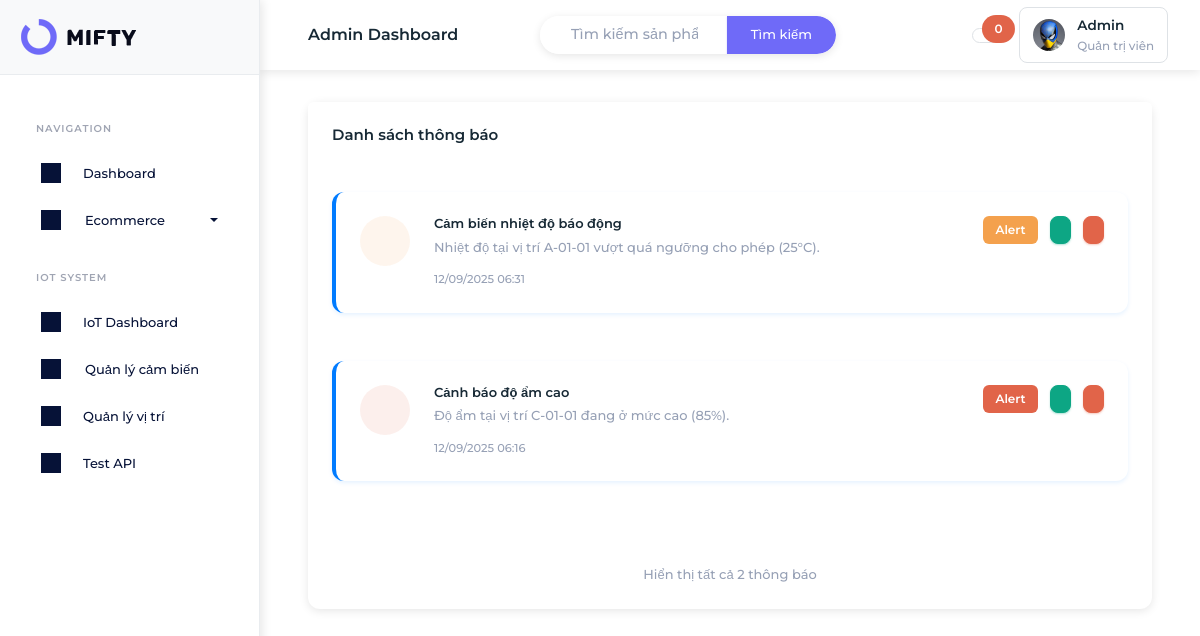
/admin/notifications/index.php?type=alert, run on the app's committed database.
### tables this page shows
CREATE TABLE IF NOT EXISTS notifications (
    id INT AUTO_INCREMENT PRIMARY KEY,
    title VARCHAR(255) NOT NULL,
    message TEXT NOT NULL,
    type ENUM('product', 'sensor', 'system', 'alert') DEFAULT 'system',
    icon VARCHAR(100) DEFAULT 'iconoir-bell',
    icon_color VARCHAR(50) DEFAULT 'primary',
    is_read BOOLEAN DEFAULT FALSE,
    related_id INT DEFAULT NULL COMMENT 'ID của sản phẩm, cảm biến hoặc entity liên quan',
    related_type VARCHAR(50) DEFAULT NULL COMMENT 'Loại entity liên quan: product, sensor, category',
    created_at TIMESTAMP DEFAULT CURRENT_TIMESTAMP,
    updated_at TIMESTAMP DEFAULT CURRENT_TIMESTAMP ON UPDATE CURRENT_TIMESTAMP
);

### admin/notifications/index.php (the view, shortened to what this page needs)
<?php
try {
    $database = new Database();
    $pdo = $database->getConnection();
    $page = isset($_GET['page']) ? (int)$_GET['page'] : 1;
    $limit = 6;
    $offset = ($page - 1) * $limit;
    $type_filter = isset($_GET['type']) ? $_GET['type'] : '';
    $status_filter = isset($_GET['status']) ? $_GET['status'] : '';
    $where_conditions = [];
    $params = [];
    if (!empty($type_filter)) {
        $where_conditions[] = "type = ?";
        $params[] = $type_filter;
    }
    $where_clause = !empty($where_conditions) ? "WHERE " . implode(" AND ", $where_conditions) : "";
    $count_sql = "SELECT COUNT(*) as total FROM notifications $where_clause";
    $count_stmt = $pdo->prepare($count_sql);
    $count_stmt->execute($params);
    $total_notifications = $count_stmt->fetch()['total'];
    $total_pages = ceil($total_notifications / $limit);
    $sql = "SELECT * FROM notifications $where_clause ORDER BY created_at DESC LIMIT " . (int)$limit . " OFFSET " . (int)$offset;
    $stmt = $pdo->prepare($sql);
    $stmt->execute($params);
    $notifications = $stmt->fetchAll(PDO::FETCH_ASSOC);
} catch(Exception $e) {
    $error = "Lỗi kết nối database: " . $e->getMessage();
    $notifications = [];
    $stats = ['total' => 0, 'unread' => 0, 'product' => 0, 'sensor' => 0, 'system' => 0, 'alert' => 0];
}
?>
<!DOCTYPE html>
<html lang="vi" dir="ltr" data-startbar="light" data-bs-theme="light">
<head>
    <link href="../../assets/css/bootstrap.min.css" rel="stylesheet" type="text/css" />
    <link href="../../assets/css/icons.min.css" rel="stylesheet" type="text/css" />
    <link href="../../assets/css/app.min.css" rel="stylesheet" type="text/css" />
    <link href="../../assets/css/font-consistency.css" rel="stylesheet" type="text/css" />
    <link href="../partials/layout.css" rel="stylesheet" type="text/css" />
</head>
<body>
    <?php include '../partials/sidebar.php'; ?>
    <div class="content-page">
        <div class="content">
            <?php include '../partials/header.php'; ?>
            <div class="container-fluid">
                <div class="row">
                    <div class="col-12">
                        <div class="card">
                            <div class="card-header">
                                <h5 class="card-title mb-0">Danh sách thông báo</h5>
                            </div>
                            <div class="card-body">
                                <?php if (!empty($notifications)): ?>
                                    <div class="row" id="notifications-list">
                                        <?php foreach ($notifications as $notification): ?>
                                            <div class="col-12 mb-3">
                                                <div class="card notification-card <?php echo $notification['is_read'] ? 'read' : 'unread'; ?>"
                                                     data-id="<?php echo $notification['id']; ?>">
                                                    <div class="card-body">
                                                        <div class="d-flex">
                                                            <div class="flex-shrink-0">
                                                                <div class="notification-icon bg-<?php echo $notification['icon_color']; ?>-subtle text-<?php echo $notification['icon_color']; ?>">
                                                                </div>
                                                            </div>
                                                            <div class="flex-grow-1 ms-3">
                                                                <div class="d-flex justify-content-between align-items-start">
                                                                    <div>
                                                                        <h6 class="mb-1 fw-semibold"><?php echo htmlspecialchars($notification['title']); ?></h6>
                                                                        <p class="text-muted mb-2"><?php echo htmlspecialchars($notification['message']); ?></p>
                                                                        <small class="text-muted">
                                                                            <?php echo date('d/m/Y H:i', strtotime($notification['created_at'])); ?>
                                                                        </small>
                                                                    </div>
                                                                    <div class="d-flex gap-2">
                                                                        <span class="badge bg-<?php echo $notification['icon_color']; ?>">
                                                                            <?php echo ucfirst($notification['type']); ?>
                                                                        </span>
                                                                        <?php if (!$notification['is_read']): ?>
                                                                            <button class="btn btn-sm btn-success" onclick="markAsRead(<?php echo $notification['id']; ?>)">
                                                                            </button>
                                                                        <?php endif; ?>
                                                                        <button class="btn btn-sm btn-danger" onclick="deleteNotification(<?php echo $notification['id']; ?>)">
                                                                        </button>
                                                                    </div>
                                                                </div>
                                                            </div>
                                                        </div>
                                                    </div>
                                                </div>
                                            </div>
                                        <?php endforeach; ?>
                                    </div>
                                    <?php if ($total_pages > 1): ?>
                                        <div class="d-flex justify-content-between align-items-center mt-4">
                                            <div class="pagination-info">
                                                Hiển thị <?php echo $offset + 1; ?>-<?php echo min($offset + $limit, $total_notifications); ?>
                                                trong tổng số <?php echo $total_notifications; ?> thông báo
                                            </div>
                                            <nav aria-label="Phân trang thông báo">
                                                <ul class="pagination mb-0">
                                                    <?php if ($page > 1): ?>
                                                        <li class="page-item">
                                                            <a class="page-link" href="?page=<?php echo $page - 1; ?>&type=<?php echo $type_filter; ?>&status=<?php echo $status_filter; ?>" title="Trang trước">
                                                                <i class="iconoir-arrow-left"></i>
                                                            </a>
                                                        </li>
                                                    <?php endif; ?>
                                                    <?php
                                                    $start_page = max(1, $page - 2);
                                                    $end_page = min($total_pages, $page + 2);
                                                    if ($start_page > 1): ?>
                                                        <li class="page-item disabled">
                                                            <span class="page-link">...</span>
                                                        </li>
                                                    <?php endif; ?>
                                                    <?php for ($i = $start_page; $i <= $end_page; $i++): ?>
                                                        <li class="page-item <?php echo $i === $page ? 'active' : ''; ?>">
                                                            <a class="page-link" href="?page=<?php echo $i; ?>&type=<?php echo $type_filter; ?>&status=<?php echo $status_filter; ?>"><?php echo $i; ?></a>
                                                        </li>
                                                    <?php endfor; ?>
                                                    <?php if ($end_page < $total_pages): ?>
                                                        <li class="page-item disabled">
                                                            <span class="page-link">...</span>
                                                        </li>
                                                    <?php endif; ?>
                                                    <?php if ($page < $total_pages): ?>
                                                        <li class="page-item">
                                                            <a class="page-link" href="?page=<?php echo $page + 1; ?>&type=<?php echo $type_filter; ?>&status=<?php echo $status_filter; ?>" title="Trang sau">
                                                                <i class="iconoir-arrow-right"></i>
                                                            </a>
                                                        </li>
                                                    <?php endif; ?>
                                                </ul>
                                            </nav>
                                        </div>
                                    <?php else: ?>
                                        <div class="text-center text-muted mt-4">
                                            Hiển thị tất cả <?php echo $total_notifications; ?> thông báo
                                        </div>
                                    <?php endif; ?>
                                <?php endif; ?>
                            </div>
                        </div>
                    </div>
                </div>
            </div>
        </div>
    </div>
</body>
</html>

### admin/partials/layout.css (style rules this page uses)
.content-page { margin-top: 70px; margin-left: 260px; transition: margin-left 0.3s ease; min-height: calc(100vh - 70px); padding: 2rem; }
.container-fluid { padding: 0 1rem; }
.card { border: none; box-shadow: 0 2px 10px rgba(0,0,0,0.1); border-radius: 12px; transition: all 0.3s ease; }
.card-body { padding: 1.5rem; }
.btn { border-radius: 8px; font-weight: 500; transition: all 0.3s ease; }
.badge { font-size: 0.75rem; padding: 0.5rem 0.75rem; border-radius: 6px; }

### admin/notifications/index.php (style rules this page uses)
.notification-card { transition: all 0.3s ease; border-left: 4px solid transparent; }
.notification-card.unread { border-left-color: #007bff; background-color: #ffffff; box-shadow: 0 2px 4px rgba(0, 123, 255, 0.1); }
.notification-icon { width: 50px; height: 50px; border-radius: 50%; display: flex; align-items: center; justify-content: center; font-size: 1.2rem; }

### data on the page
notifications: title "Cảm biến nhiệt độ báo động", message "Nhiệt độ tại vị trí A-01-01 vượt quá ngưỡng cho phép (25°C).", created_at "12/09/2025 06:31", type "Alert"
notifications: title "Cảnh báo độ ẩm cao", message "Độ ẩm tại vị trí C-01-01 đang ở mức cao (85%).", created_at "12/09/2025 06:16", type "Alert"

### other printed values
$total_notifications "2"
